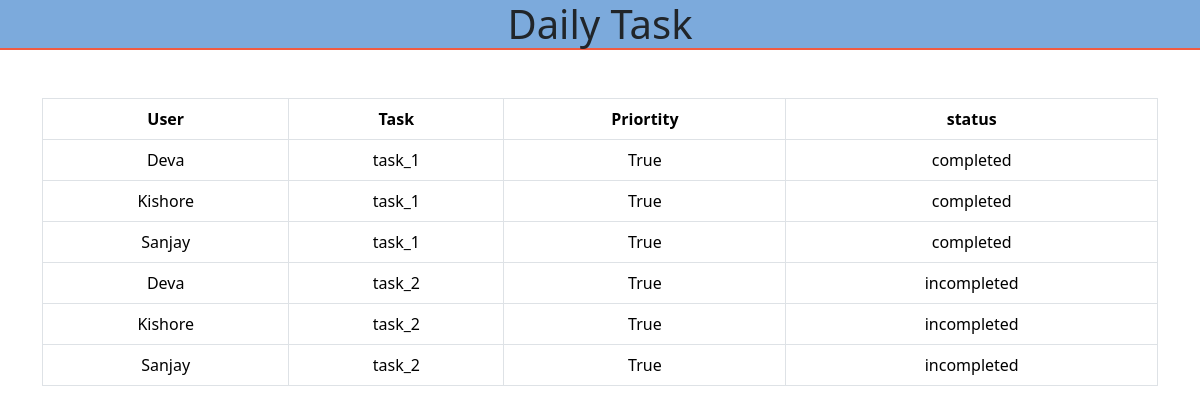
/api/all, run on the app's committed database.
### dailytaskapp/models.py (models this page shows, shortened)
class DailyTaskModel(models.Model):
    user_id=models.ForeignKey(User,on_delete=models.CASCADE)
    task=models.TextField()
    status=models.CharField(max_length=100)
    priority=models.BooleanField()

class User(models.Model):
    first_name=models.CharField(max_length=50)
    last_name=models.CharField(max_length=50)

### dailytaskapp/views.py (the view)
# urls.py: path('all',TaskDisplayView.as_view(),name='dailytask-view')
class TaskDisplayView(View):
    model=DailyTaskModel
    template_name = 'index.html'
    def get(self,request):
        context={'datas':self.model.objects.all()}
        return render(request,'dailytaskapp/index.html',context=context)

### dailytaskapp/templates/dailytaskapp/index.html (shortened to what this page needs)
{%load static%}
<!DOCTYPE html>
<html lang="en">
<head>
    <link href="https://cdn.jsdelivr.net/npm/bootstrap@5.3.3/dist/css/bootstrap.min.css" rel="stylesheet">
    <link rel="stylesheet" href="{% static 'dailytaskapp/css/index.css' %}">
</head>
<body>
    <nav><h1>Daily Task</h1></nav>
    <div class="container">
        <table class="table table-hover table-bordered mt-5">
            <thead>
                <tr>
                    <th>
                        User
                    </th>
                    <th>
                        Task
                    </th>
                    <th>
                        Priortity
                    </th>
                    <th>
                        status
                    </th>
                </tr>
            </thead>
            <tbody>
                {%for data in datas%}
                <tr>
                <td>{{data.user_id.first_name}}</td>
                <td>{{data.task}}</td>
                <td>{{data.priority}}</td>
                <td>{{data.status}}</td>
                </tr>
                {%endfor%}
            </tbody>
          </table>
    </div>
</body>
</html>

### dailytaskapp/static/dailytaskapp/css/index.css (style rules this page uses)
nav h1 { text-align:center; }
nav { background-color: #7CAADC ; height: 50px; border-bottom: 2px solid #F15B42; }
thead tr { background-color: #2C3D73; }
th { text-align: center; }
td { text-align: center; }

### data on the page
DailyTaskModel: user_id.first_name "Deva", task "task_1", priority "True", status "completed"
DailyTaskModel: user_id.first_name "Kishore", task "task_1", priority "True", status "completed"
DailyTaskModel: user_id.first_name "Sanjay", task "task_1", priority "True", status "completed"
DailyTaskModel: user_id.first_name "Deva", task "task_2", priority "True", status "incompleted"
DailyTaskModel: user_id.first_name "Kishore", task "task_2", priority "True", status "incompleted"
DailyTaskModel: user_id.first_name "Sanjay", task "task_2", priority "True", status "incompleted"
